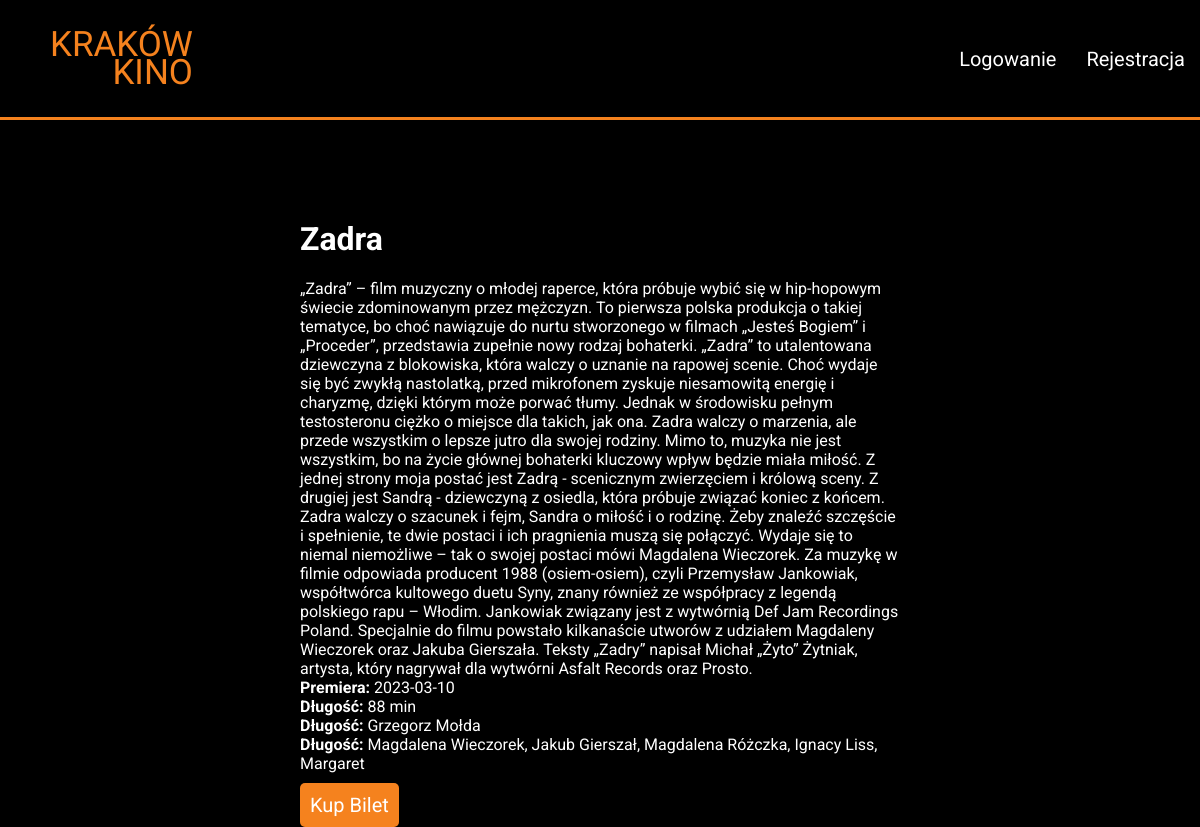
/movies.php?id=1, run on the app's committed database.
### tables this page shows
CREATE TABLE `movies` (
  `movie_id` int(11) NOT NULL,
  `title` varchar(20) NOT NULL,
  `image` varchar(40) NOT NULL,
  `description` text NOT NULL,
  `premiere` date NOT NULL,
  `length` varchar(10) NOT NULL,
  `director` varchar(20) NOT NULL,
  `cast` varchar(100) NOT NULL
);

### movies.php (the view, shortened to what this page needs)
<!DOCTYPE html>
<html lang="en">
<head>
    <link rel="stylesheet" href="css/style.css" type="text/css">
</head>
<body onload="loadShowings(<?php echo $_GET['id']; ?>)">
    <nav>
        <a href="index.php" class="logoLink"><div class="logo">KRAKÓW<br/>KINO</div></a>
        <div class="accBtnHolder">
            <?php if(!isset($_SESSION['login'])): ?>
            <div class="accBtn" onclick="document.getElementById('loginDialog').show()">Logowanie</div>
            <div class="accBtn" onclick="document.getElementById('registerDialog').show()">Rejestracja</div>
            <?php else: ?>
                <?php echo $_SESSION['login']; ?>
            <?php endif; ?>
        </div>
    </nav>
    <main>
       <div class="filmInfoContainer">
        <?php
        include_once "db.php";
            $id = $_GET['id'];
                if($result = $mysqli -> query("SELECT * FROM movies WHERE movie_id='$id' LIMIT 1")){
                    if($result -> num_rows == 1){
                        $movieInfo = $result -> fetch_array(MYSQLI_ASSOC);
                        echo "<h1>".$movieInfo['title']."</h1>";
                        echo "<div class=\"filmInformation\">".$movieInfo['description']."</div>";
                        echo "<div class=\"filmInformation\"><b>Premiera:</b> ".$movieInfo['premiere']."</div>";
                        echo "<div class=\"filmInformation\"><b>Długość:</b> ".$movieInfo['length']."</div>";
                        echo "<div class=\"filmInformation\"><b>Długość:</b> ".$movieInfo['director']."</div>";
                        echo "<div class=\"filmInformation\"><b>Długość:</b> ".$movieInfo['cast']."</div>";
                        echo "<div class=\"ticketBtn\" onclick=\"document.getElementById('reservationDialog').show()\">Kup Bilet</div>";
                        die();
                    }
                }
        ?>

### css/style.css (style rules this page uses)
* { box-sizing: border-box!important; }
body { font-family: 'Roboto', sans-serif; background-color: black; margin: 0; }
nav { display: flex; align-items: center; flex-direction: row; justify-content: space-between; height: 120px; border-bottom: 3px solid rgb(245, 130, 30); color: white; }
.logo { font-family: 'Tilt Warp', cursive; color: rgb(245, 130, 30); font-size: 35px; padding: 50px; text-align: right; line-height: 0.8; }
.logoLink { text-decoration: none; }
.accBtnHolder { display: flex; flex-direction: row; }
.accBtn { font-size: 20px; margin: 15px; cursor: pointer; transition: color 150ms ease-in-out; }
.filmInfoContainer { width: 600px; margin-left: auto; margin-right: auto; color: white; margin-top: 100px; }
.ticketBtn { width: fit-content; background-color: rgb(245, 130, 30); color: white; font-size: 20px; padding: 10px; margin-top: 10px; text-decoration: none; border-radius: 5px; cursor: pointer; }

### data on the page
movies: title "Zadra", description "„Zadra” – film muzyczny o młodej raperce, która próbuje wybić się w hip-hopowym świecie zdominowanym przez mężczyzn. To pierwsza polska produkcja o takiej tematyce, bo choć nawiązuje do nurtu stworzonego w filmach „Jesteś Bogiem” i „Proceder”, przedstawia zupełnie nowy rodzaj bohaterki. „Zadra” to utalentowana dziewczyna z blokowiska, która walczy o uznanie na rapowej scenie. Choć wydaje się być zwykłą nastolatką, przed mikrofonem zyskuje niesamowitą energię i charyzmę, dzięki którym może porwać tłumy. Jednak w środowisku pełnym testosteronu ciężko o miejsce dla takich, jak ona. Zadra walczy o marzenia, ale przede wszystkim o lepsze jutro dla swojej rodziny. Mimo to, muzyka nie jest…", premiere "2023-03-10", length "88 min", director "Grzegorz Mołda", cast "Magdalena Wieczorek, Jakub Gierszał, Magdalena Różczka, Ignacy Liss, Margaret"
